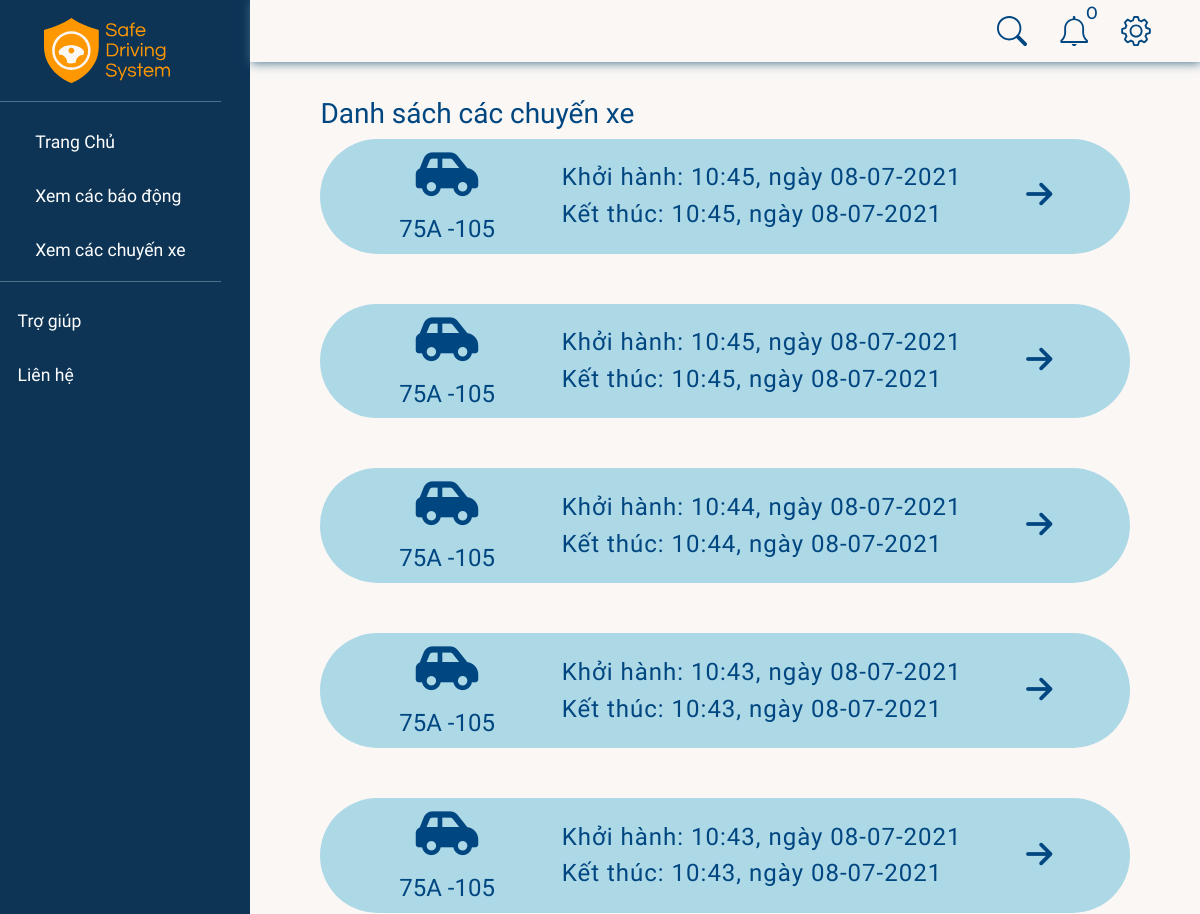
Page /drive/ (signed in, upper part) on the earlier database version.
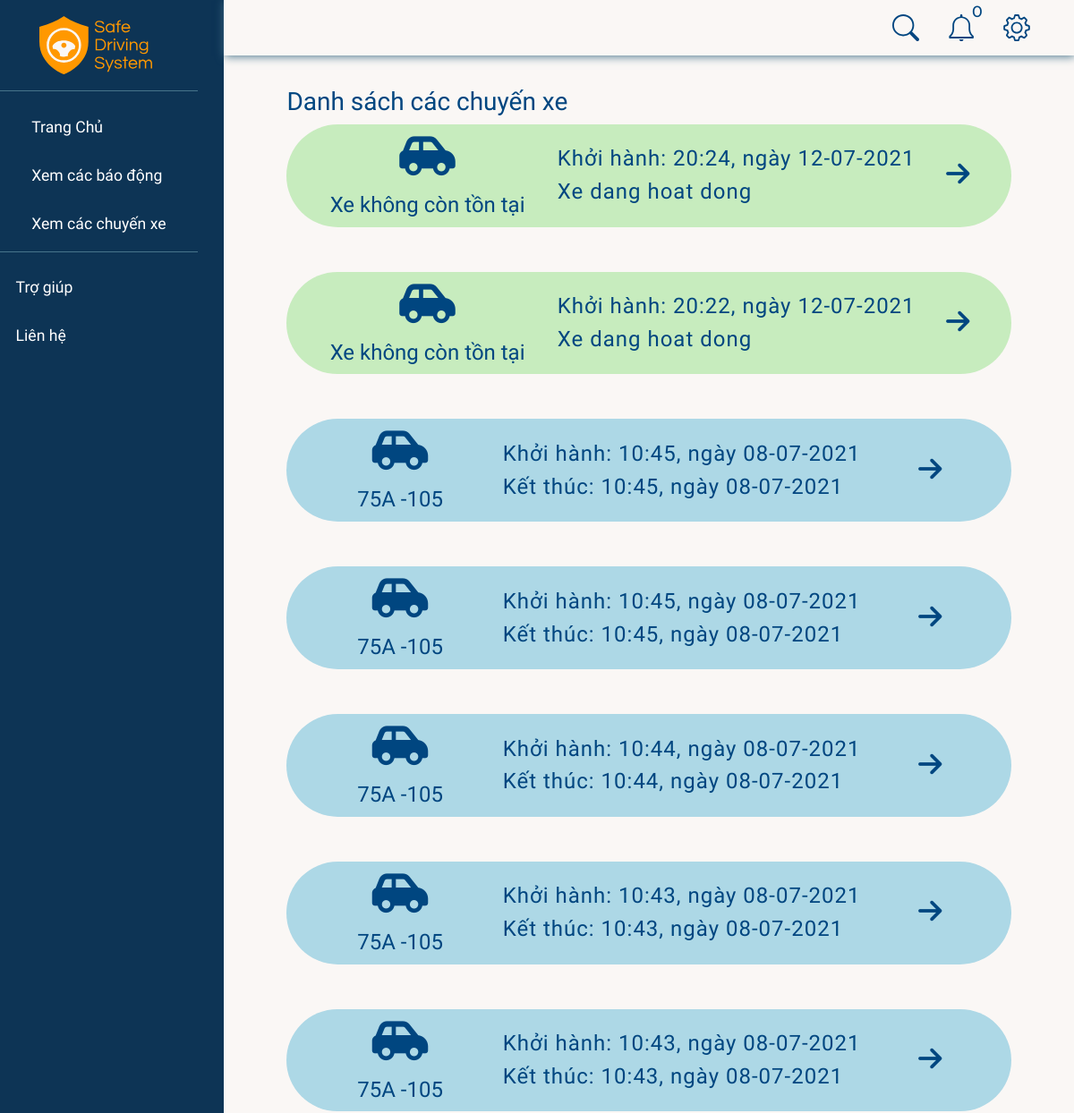
Same page on the later database version.
### realtime/models.py (models this page shows, shortened)
class Drive(models.Model):
    STATUS = (
        ("ongoing", "ongoing"),
        ("ended", "ended"),
    )
    device = models.ForeignKey(RaspDevice, null=True, on_delete=models.CASCADE)
    startTime = models.DateTimeField(null=True)
    status = models.CharField(max_length=20, choices=STATUS)
    endTime = models.DateTimeField(null=True)

### accounts/models.py (models this page shows, shortened)
class RaspDevice(models.Model):
    class Meta:
        constraints = [
            models.UniqueConstraint(fields=["password"], name="password"),
        ]
    STATUS = (
        ("online", "online"),
        ("offline", "offline"),
    )
    name = models.CharField(max_length=50)
    car = models.OneToOneField(Car, null=True, on_delete=models.SET_NULL, blank=True)
    status = models.CharField(
        max_length=50, null=True, blank=True, choices=STATUS, default="offline"
    )
    password = models.CharField(max_length=8, null=True, blank=True)
    dateAdded = models.DateTimeField(auto_now_add=True)
    company = models.ForeignKey(Company, null=True, blank=True, on_delete=models.CASCADE)

class Car(models.Model):
    class Meta:
        constraints = [
            models.UniqueConstraint(fields=["licensePlate"], name="licensePlate"),
        ]
    name = models.CharField(max_length=50)
    licensePlate = models.CharField(max_length=20, null=True)
    boughtDate = models.DateTimeField(auto_now_add=True, null=True)
    company = models.ForeignKey(Company, null=True, on_delete=models.CASCADE)

### realtime/views.py (the view)
# urls.py: path("", views.drives, name="drives"),
@login_required(login_url="/")
def drives(request):
    company = request.user.profile.company
    drs = Drive.objects.filter(device__company=company).order_by('-startTime')
    searchKey = request.GET.get("search-key")
    if searchKey != '' and searchKey is not None:
        drs = drs.filter(device__car__licensePlate__icontains=searchKey)
    lastestAlerts, unreadCounts = getNotifications(company)
    context = {'drs': drs, "notifications": lastestAlerts, "unreadNotis": unreadCounts}
    return render(request, "drives.html", context)

### accounts/views.py (called while the page is built)
def getNotifications(company):
    lastestAlerts = Alert.objects.filter(drive__device__company=company).order_by('-timeOccured')[:5]
    unreadCounts = 0
    for alert in lastestAlerts:
        unreadCounts = (unreadCounts + 1) if not alert.isRead else unreadCounts
    return lastestAlerts, unreadCounts

### realtime/templates/drives.html (shortened to what this page needs)
{% extends 'base.html' %}
{% load static %}
{% block modal %}
{% include 'sidebar.html' %}
{% endblock modal %}
{% block content %}
{% include 'navbar-search.html' %}
<div class="content-container">
    <h3>Danh sách các chuyến xe</h3>
    <div class="drive-wrapper">
        {% for drive in drs %}
        <div
            style="
                {% if drive.endTime %}
                background: lightblue;
                {% else%}
                background: rgba(123, 217, 108, 0.4);
                {% endif %}
                margin-bottom: 50px;"
            class="driver-container"
            id="{{ drive.id }}"
            {% if drive.endTime %}
            online="0"
            {% else%}
            online="1"
            {% endif %}
        >
            <br>
            <div class="driver-container__info">
                <i class="fas fa-car-side"></i>
                {% if drive.device.car %}
                <h3> {{ drive.device.car.licensePlate }} </h3>
                {% else %}
                <h3> Xe không còn tồn tại </h3>
                {% endif %}
            </div>
            <div class="driver-container__time">
                <h3>
                    Khởi hành:
                    {{ drive.startTime.time }}, ngày {{ drive.startTime.date }}
                </h3>
                {% if drive.endTime %}
                <h3>
                    Kết thúc:
                    {{ drive.endTime.time }}, ngày {{ drive.endTime.date }}
                </h3>
                {% else %}
                <h3>Xe dang hoat dong</h3>
                {% endif %}
            </div>
            <a href="{% url 'driveDetail' drive.id  %}">
                <i style="transform: rotate(90deg);" class="fas fa-arrow-up"></i>
            </a>
            <br>
        </div>
        {% endfor %}
    </div>
</div>
{% endblock content %}

Differences in the rows shown:
added Drive: shows "Xe không còn tồn tại", startTime.time "20:24", startTime "12-07-2021", shows "Xe dang hoat dong"
added Drive: shows "Xe không còn tồn tại", startTime.time "20:22", startTime "12-07-2021", shows "Xe dang hoat dong"
